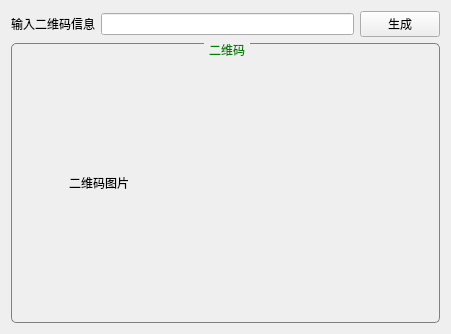
<?xml version="1.0" encoding="UTF-8"?>
<ui version="4.0">
 <class>MainWindow</class>
 <widget class="QMainWindow" name="MainWindow">
  <property name="geometry">
   <rect>
    <x>0</x>
    <y>0</y>
    <width>451</width>
    <height>334</height>
   </rect>
  </property>
  <property name="windowTitle">
   <string>MainWindow</string>
  </property>
  <widget class="QWidget" name="centralWidget">
   <layout class="QGridLayout" name="gridLayout">
    <item row="0" column="0">
     <widget class="QLabel" name="label">
      <property name="text">
       <string>输入二维码信息</string>
      </property>
     </widget>
    </item>
    <item row="0" column="1">
     <widget class="QLineEdit" name="lineEdit"/>
    </item>
    <item row="0" column="2">
     <widget class="QPushButton" name="pushButton">
      <property name="text">
       <string>生成</string>
      </property>
     </widget>
    </item>
    <item row="1" column="0" colspan="3">
     <widget class="QGroupBox" name="groupBox">
      <property name="styleSheet">
       <string notr="true">QGroupBox {
     border: 1px solid gray;
     border-radius: 5px;
     margin-top: 1ex; 
 }

 QGroupBox::title {
     color:green;
     subcontrol-origin: margin;
     subcontrol-position: top center; 
     padding: 0 3px;
 }</string>
      </property>
      <property name="title">
       <string>二维码</string>
      </property>
      <layout class="QGridLayout" name="gridLayout_2">
       <item row="1" column="1">
        <widget class="QLabel" name="label_2">
         <property name="text">
          <string>二维码图片</string>
         </property>
        </widget>
       </item>
       <item row="1" column="3" colspan="2">
        <widget class="QRCode" name="widget" native="true">
         <property name="minimumSize">
          <size>
           <width>200</width>
           <height>200</height>
          </size>
         </property>
         <property name="baseSize">
          <size>
           <width>200</width>
           <height>200</height>
          </size>
         </property>
        </widget>
       </item>
       <item row="0" column="3">
        <spacer name="verticalSpacer">
         <property name="orientation">
          <enum>Qt::Vertical</enum>
         </property>
         <property name="sizeHint" stdset="0">
          <size>
           <width>20</width>
           <height>23</height>
          </size>
         </property>
        </spacer>
       </item>
       <item row="1" column="5">
        <spacer name="horizontalSpacer">
         <property name="orientation">
          <enum>Qt::Horizontal</enum>
         </property>
         <property name="sizeHint" stdset="0">
          <size>
           <width>40</width>
           <height>20</height>
          </size>
         </property>
        </spacer>
       </item>
       <item row="2" column="4">
        <spacer name="verticalSpacer_2">
         <property name="orientation">
          <enum>Qt::Vertical</enum>
         </property>
         <property name="sizeHint" stdset="0">
          <size>
           <width>20</width>
           <height>23</height>
          </size>
         </property>
        </spacer>
       </item>
       <item row="1" column="2">
        <spacer name="horizontalSpacer_2">
         <property name="orientation">
          <enum>Qt::Horizontal</enum>
         </property>
         <property name="sizeHint" stdset="0">
          <size>
           <width>40</width>
           <height>20</height>
          </size>
         </property>
        </spacer>
       </item>
       <item row="1" column="0">
        <spacer name="horizontalSpacer_3">
         <property name="orientation">
          <enum>Qt::Horizontal</enum>
         </property>
         <property name="sizeHint" stdset="0">
          <size>
           <width>40</width>
           <height>20</height>
          </size>
         </property>
        </spacer>
       </item>
      </layout>
     </widget>
    </item>
   </layout>
  </widget>
 </widget>
 <layoutdefault spacing="6" margin="11"/>
 <customwidgets>
  <customwidget>
   <class>QRCode</class>
   <extends>QWidget</extends>
   <header>qrcode.h</header>
   <container>1</container>
  </customwidget>
 </customwidgets>
 <resources/>
 <connections/>
</ui>
